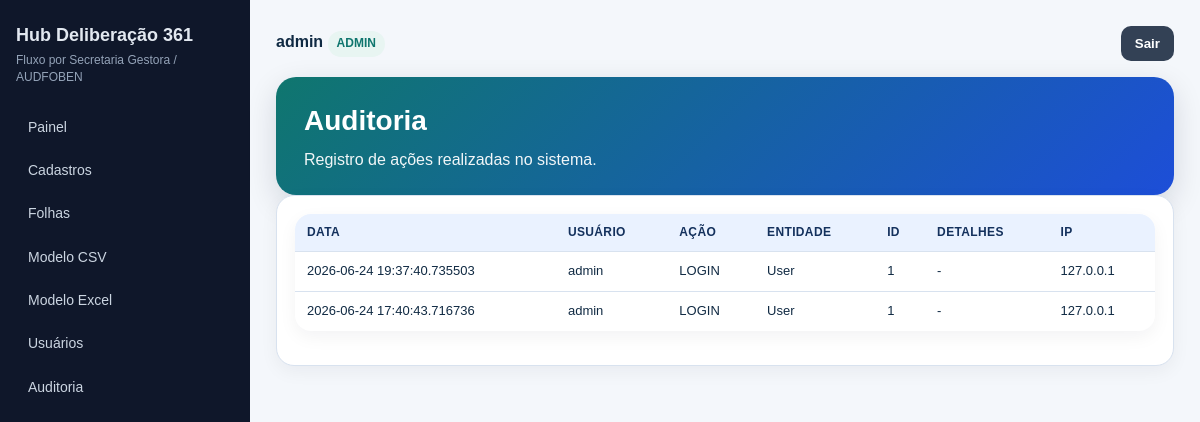
Screenshot of /logs (signed in) with the database file from the repository.
### app/models.py (models this page shows)
class User(Base):
    __tablename__ = "users"
    id: Mapped[int] = mapped_column(Integer, primary_key=True)
    username: Mapped[str] = mapped_column(String(80), unique=True, index=True, nullable=False)
    password_hash: Mapped[str] = mapped_column(String(255), nullable=False)
    role: Mapped[str] = mapped_column(String(30), default="SECRETARIA", nullable=False)
    secretaria_id: Mapped[int | None] = mapped_column(ForeignKey("secretarias.id"), nullable=True)
    is_active: Mapped[bool] = mapped_column(Boolean, default=True, nullable=False)
    created_at: Mapped[datetime] = mapped_column(DateTime, default=datetime.utcnow, nullable=False)
    secretaria = relationship("Secretaria")

class AuditLog(Base):
    __tablename__ = "audit_logs"
    id: Mapped[int] = mapped_column(Integer, primary_key=True)
    user_id: Mapped[int | None] = mapped_column(ForeignKey("users.id"), nullable=True)
    action: Mapped[str] = mapped_column(String(120), nullable=False)
    entity: Mapped[str] = mapped_column(String(120), nullable=False)
    entity_id: Mapped[int | None] = mapped_column(Integer, nullable=True)
    details: Mapped[str | None] = mapped_column(Text, nullable=True)
    ip: Mapped[str | None] = mapped_column(String(80), nullable=True)
    created_at: Mapped[datetime] = mapped_column(DateTime, default=datetime.utcnow, nullable=False)
    user = relationship("User")

### app/main.py (the view)
@app.get("/logs", response_class=HTMLResponse)
def logs(request: Request, db: Annotated[Session, Depends(get_db)], user: Annotated[User, Depends(current_user)]):
    require_role(user, ["ADMIN", "CGM_CONSULTA"])
    logs = db.scalars(select(AuditLog).order_by(AuditLog.created_at.desc()).limit(200)).all()
    return templates.TemplateResponse("logs.html", ctx(request, db, user, logs=logs))

### app/templates/logs.html
{% extends 'base.html' %}
{% block content %}
<section class="hero"><h2>Auditoria</h2><p>Registro de ações realizadas no sistema.</p></section>
<div class="card"><table><thead><tr><th>Data</th><th>Usuário</th><th>Ação</th><th>Entidade</th><th>ID</th><th>Detalhes</th><th>IP</th></tr></thead><tbody>{% for l in logs %}<tr><td>{{ l.created_at }}</td><td>{{ l.user.username if l.user else '-' }}</td><td>{{ l.action }}</td><td>{{ l.entity }}</td><td>{{ l.entity_id or '-' }}</td><td>{{ l.details or '-' }}</td><td>{{ l.ip or '-' }}</td></tr>{% endfor %}</tbody></table></div>
{% endblock %}

### app/templates/base.html (shortened to what this page needs)
<!DOCTYPE html>
<html lang="pt-BR">
<head>
  <link rel="stylesheet" href="/static/style.css">
</head>
<body>
{% if user %}
<div class="layout">
  <aside>
    <h1>Hub Deliberação 361</h1>
    <p>Fluxo por Secretaria Gestora / AUDFOBEN</p>
    <nav>
      <a href="/">Painel</a>
      <a href="/cadastros">Cadastros</a>
      <a href="/folhas">Folhas</a>
      <a href="/modelo-importacao">Modelo CSV</a>
      <a href="/modelo-importacao.xlsx">Modelo Excel</a>
      {% if user.role in ['ADMIN'] %}<a href="/usuarios">Usuários</a>{% endif %}
      {% if user.role in ['ADMIN','CGM_CONSULTA'] %}<a href="/logs">Auditoria</a>{% endif %}
    </nav>
  </aside>
  <main>
    <div class="topbar">
      <div><strong>{{ user.username }}</strong> <span class="tag">{{ user.role }}</span>{% if user.secretaria %} <span class="tag secondary">{{ user.secretaria.sigla }}</span>{% endif %}</div>
      <form class="inline" method="post" action="/logout"><input type="hidden" name="csrf_token" value="{{ csrf_token }}"><button class="btn secondary">Sair</button></form>
    </div>
    {% block content %}{% endblock %}
  </main>
</div>
{% else %}
{% block public %}{% endblock %}
{% endif %}
</body>
</html>

### app/static/style.css (style rules this page uses)
:root { --bg:#f4f7fb;--card:#fff;--text:#102a43;--muted:#64748b;--line:#d8e2ef;--primary:#0f766e;--blue:#1d4ed8;--red:#b91c1c;--amber:#b45309;--green:#15803d;--soft:#e8f5f2 }
* { box-sizing:border-box }
body { margin:0;background:var(--bg);color:var(--text);font-family:Arial,Helvetica,sans-serif;line-height:1.45 }
.layout { display:grid;grid-template-columns:250px 1fr;min-height:100vh }
aside { background:#0f172a;color:#e2e8f0;padding:22px 16px }
aside h1 { font-size:18px;margin:0 0 4px }
aside p { font-size:12px;color:#94a3b8;margin:0 0 20px }
nav a { display:block;color:#cbd5e1;text-decoration:none;padding:10px 12px;border-radius:10px;margin:3px 0;font-size:14px }
main { padding:26px;max-width:1360px }
.topbar { display:flex;align-items:center;justify-content:space-between;margin-bottom:16px }
.hero { background:linear-gradient(135deg,var(--primary),var(--blue));color:white;border-radius:20px;padding:24px 28px;box-shadow:0 10px 30px rgba(15,23,42,.14) }
.hero h2 { margin:0 0 6px;font-size:28px }
.hero p { margin:0;opacity:.94 }
.card { background:var(--card);border:1px solid var(--line);border-radius:18px;padding:18px;box-shadow:0 6px 18px rgba(15,23,42,.05);margin-bottom:16px }
.tag { display:inline-block;padding:4px 9px;border-radius:999px;font-size:12px;font-weight:700;background:var(--soft);color:var(--primary) }
table { width:100%;border-collapse:collapse;background:white;border-radius:16px;overflow:hidden;box-shadow:0 6px 18px rgba(15,23,42,.05);margin-bottom:16px }
th,td { border-bottom:1px solid var(--line);padding:10px 12px;text-align:left;vertical-align:top;font-size:13px }
th { background:#eaf2ff;color:#14315d;font-size:12px;text-transform:uppercase;letter-spacing:.03em }
tr:last-child td { border-bottom:none }
.btn { display:inline-block;background:var(--primary);color:white;text-decoration:none;border:0;border-radius:10px;padding:10px 14px;font-weight:700;cursor:pointer }
.btn.secondary { background:#334155 }
.inline { display:inline }

### rows the page displays
User: username "admin", role "ADMIN"
AuditLog: created_at "2026-06-24 19:37:40.735503", user "admin", action "LOGIN", entity "User", entity "1", details "-", ip "127.0.0.1"
AuditLog: created_at "2026-06-24 17:40:43.716736", user "admin", action "LOGIN", entity "User", entity "1", details "-", ip "127.0.0.1"
